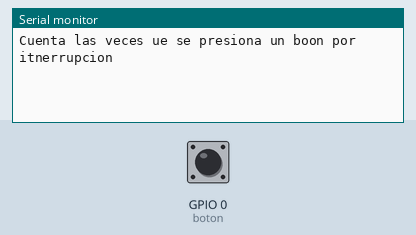
Simulated run of this sketch. Board: ESP32. Shown: the last lines printed to the serial monitor. The inputs (shaded band) are chosen by the test bench; at power-on: GPIO 0 (boton) HIGH.

Above: at 1.4 s.
1.5 s: GPIO 0 (boton) pulled LOW for 0.15 s
At 2.7 s:
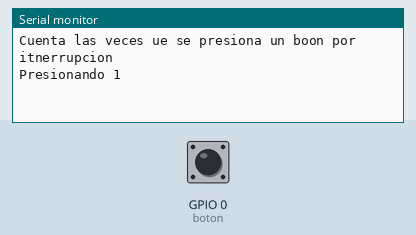
3.1 s: GPIO 0 (boton) pulled LOW for 1 s
At 4.2 s:
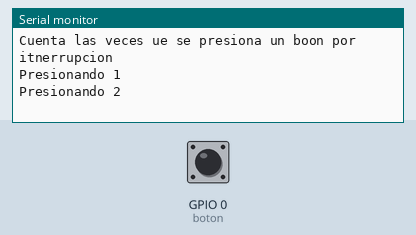
5.6 s: GPIO 0 (boton) pulled LOW for 0.15 s
At 6.1 s:
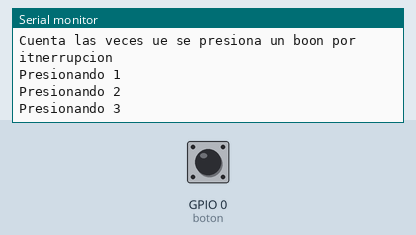

The sketch:

sketch_jan14b.ino
```cpp
int boton=0;
#define t_rebote 150 //filtro tiempo de filtrado
unsigned int t_bak=0;
bool boton_sta = false;
int cta=0;


bool f_Filtro(){
  if(millis() - t_bak >= t_rebote){ //Ya transcurrio el tiempo de rebotes
    t_bak =millis();//Almaceno el tiempo y regresamos true
    return (true);
  }
  else{
    return (false);
  }

}
void IRAM_ATTR f_Cuenta(){
  if(f_Filtro)
    boton_sta=true;//Bandera de boton presionado


}

void setup() {
  // put your setup code here, to run once:
  Serial.begin(115200);
  delay(200);
  pinMode(boton,INPUT);
  attachInterrupt(boton,f_Cuenta,LOW);
  Serial.println();
  Serial.println("Cuenta las veces ue se presiona un boon por itnerrupcion");
  Serial.println();

}

void loop() {
  // put your main code here, to run repeatedly:
  if(boton_sta){
    cta++;
    Serial.println("Presionando "+ String(cta));
    boton_sta=false;
  }
}
```

Measured:
- after the input at 1.5 s, the serial monitor: prints a new line at once (image 1)
- after the input at 3.1 s, the serial monitor: prints a new line at once (image 2)
- after the input at 5.6 s, the serial monitor: prints a new line at once (image 3)
